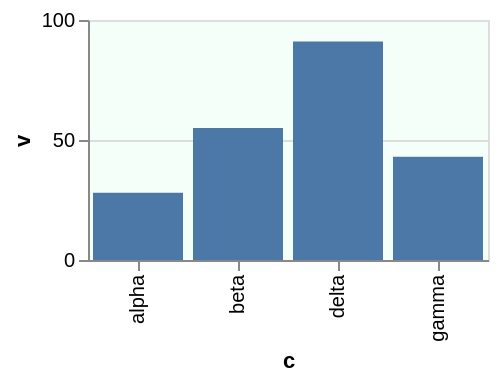

Express this chart as Vega-Lite.
### Vega-Lite specification from a JSON file in a GitHub repository (floating-point values rounded to 4 significant figures)
{"$schema": "https://vega.github.io/schema/vega-lite/v6.json", "width": 200, "height": 120, "data": {"values": [{"c": "alpha", "v": 28, "w": 3, "t": "2024-01-07"}, {"c": "beta", "v": 55, "w": 7, "t": "2024-03-19"}, {"c": "gamma", "v": 43, "w": 5, "t": "2024-06-02"}, {"c": "delta", "v": 91, "w": 9, "t": "2024-09-11"}]}, "mark": "bar", "encoding": {"x": {"field": "c", "type": "nominal"}, "y": {"field": "v", "type": "quantitative"}}, "config": {"view": {"fill": "mintcream"}}}
